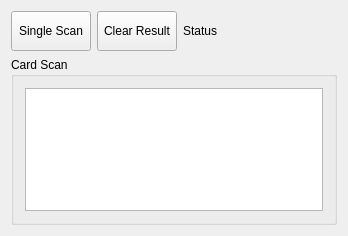
<?xml version="1.0" encoding="UTF-8"?>
<ui version="4.0">
 <class>Widget</class>
 <widget class="QWidget" name="Widget">
  <property name="geometry">
   <rect>
    <x>0</x>
    <y>0</y>
    <width>348</width>
    <height>236</height>
   </rect>
  </property>
  <property name="windowTitle">
   <string>Widget</string>
  </property>
  <layout class="QGridLayout" name="gridLayout_3">
   <item row="0" column="0">
    <layout class="QGridLayout" name="gridLayout">
     <item row="0" column="0">
      <widget class="QPushButton" name="singleScanBtn">
       <property name="minimumSize">
        <size>
         <width>0</width>
         <height>40</height>
        </size>
       </property>
       <property name="text">
        <string>Single Scan</string>
       </property>
      </widget>
     </item>
     <item row="0" column="1">
      <widget class="QPushButton" name="clearResult">
       <property name="minimumSize">
        <size>
         <width>0</width>
         <height>40</height>
        </size>
       </property>
       <property name="text">
        <string>Clear Result</string>
       </property>
      </widget>
     </item>
     <item row="0" column="2">
      <widget class="QLabel" name="statusLabel">
       <property name="text">
        <string>Status</string>
       </property>
      </widget>
     </item>
     <item row="0" column="3">
      <spacer name="horizontalSpacer">
       <property name="orientation">
        <enum>Qt::Horizontal</enum>
       </property>
       <property name="sizeHint" stdset="0">
        <size>
         <width>40</width>
         <height>20</height>
        </size>
       </property>
      </spacer>
     </item>
    </layout>
   </item>
   <item row="1" column="0">
    <widget class="QGroupBox" name="groupBox_3">
     <property name="title">
      <string>Card Scan</string>
     </property>
     <layout class="QGridLayout" name="gridLayout_2">
      <item row="0" column="0">
       <widget class="QTextBrowser" name="epcLogText"/>
      </item>
     </layout>
    </widget>
   </item>
  </layout>
 </widget>
 <layoutdefault spacing="6" margin="11"/>
 <resources/>
 <connections/>
</ui>
